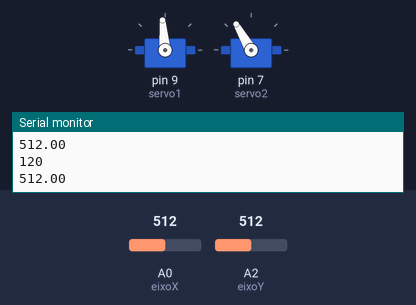
This sketch was run on a simulated Arduino Uno, built with avr-gcc and run on an emulated ATmega328P. Parts: 2 × servo, the last lines printed to the serial monitor. The test bench sets the inputs (shaded band); at power-on: A2 (eixoY) = 512, A0 (eixoX) = 512.

Above: at 1.2 s.
1.3 s: A2 (eixoY) set to 716
At 2.5 s:
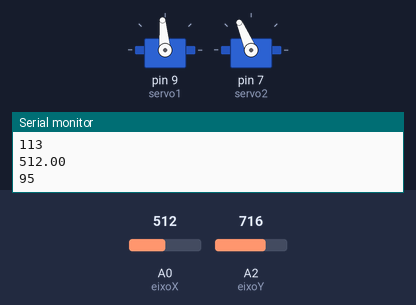
2.8 s: A0 (eixoX) set to 306
At 3.2 s:
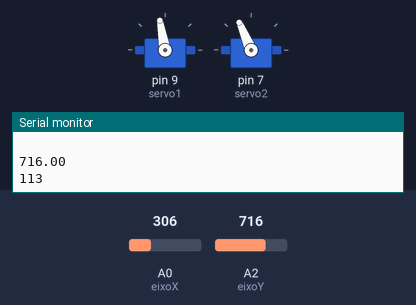
4.3 s: A2 (eixoY) set to 511
At 4.6 s:
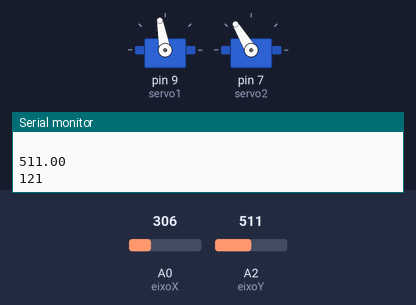
5.8 s: A2 (eixoY) set to 0
At 7.0 s:
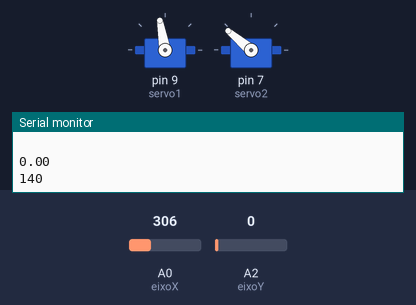
7.3 s: A0 (eixoX) set to 511
At 8.3 s:
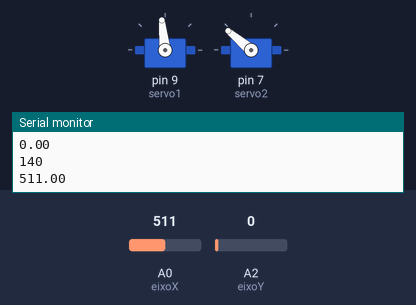
Timing chart, 0 to 9.8 s (numbered marks = the images above; inputs shaded):
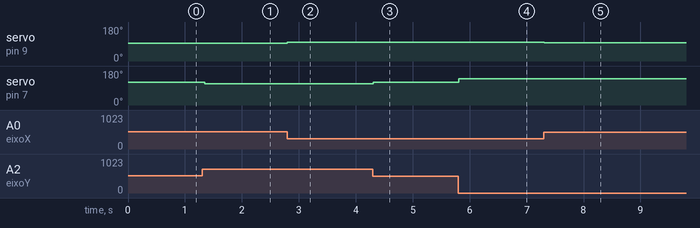

The sketch:

Robo_joystick.ino
```cpp
#include <Servo.h>
Servo servo1;
Servo servo2;

float x, y;
byte eixoX = A0;      // pino analógico do eixo X
byte eixoY = A2;


void setup() {
  pinMode(2,INPUT_PULLUP);
  pinMode(4,INPUT_PULLUP);
  pinMode(eixoX, INPUT);                // entrada leitura eixo X joystick
  pinMode(eixoY, INPUT);
  servo1.attach(9);

  servo2.attach(7);

  Serial.begin(9600);
}

void loop() {

  x = analogRead(eixoX);
  int posicao1 = map(x, 0, 1023, 105, 85);// faz a leitura do eixo x (0 a 1023) - analógico
  servo1.write(posicao1);
  y = analogRead(eixoY);
  int posicao2 = map(y, 0, 1023, 140, 100);// faz a leitura do eixo x (0 a 1023) - analógico
  servo2.write(posicao2);
  Serial.println(x);
  Serial.println(posicao1);
  Serial.println(" ");
  Serial.println(y);
  Serial.println(posicao2);

  servo1.write(posicao1);
  servo2.write(posicao2);
  delay(50);

}
```

Measured:
- after the input at 1.3 s, servo on pin 7 (servo2): 120° → 113° after 0.05 s
- after the input at 2.8 s, servo on pin 9 (servo1): 95° → 100° at once
- after the input at 4.3 s, servo on pin 7 (servo2): 113° → 121° at once
- after the input at 5.8 s, servo on pin 7 (servo2): 121° → 140° at once
- after the input at 7.3 s, servo on pin 9 (servo1): 100° → 96° at once
